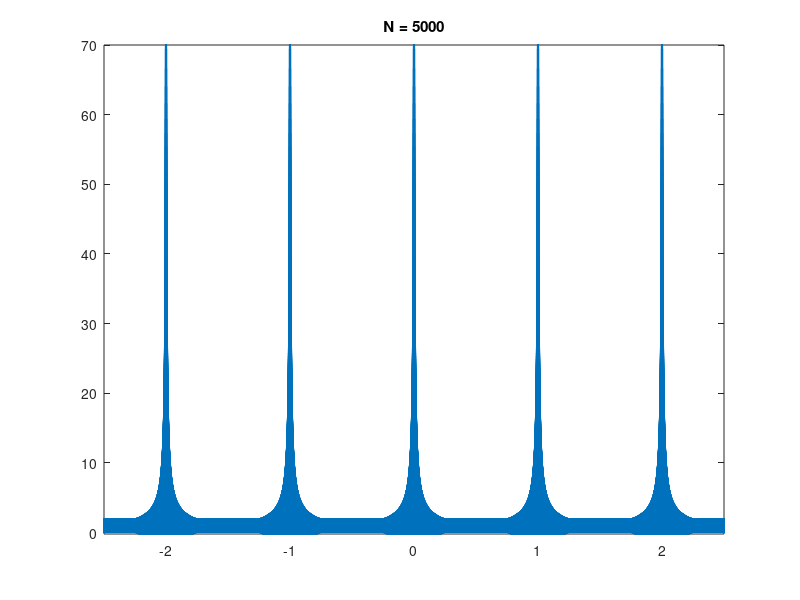

Write the MATLAB code that produced this figure.
clear  all
close all
clc

omega_0 = 2*pi;
T = 2*pi/omega_0;
T_max = 2.5*T;
t = -T_max:0.00005:T_max;

valores_N = [1:30 1000 2000 3000 4000 5000]; 
N = max(valores_N);
% x = ones(size(t))*2*T1/T;
% plot(t,(1/2)*square(2*pi*t+pi/2)+1/2)
% hold on
x = (1/T)*2*cos(0*omega_0*t);
plot(t,x), title(sprintf('N=%i',0))
axis([-T_max T_max -0.2 70])%, axis equal
pause%(1)

for k = 1:N
    x = x + (1/T)*2*cos(k*omega_0*t);
    if sum(valores_N == k)
        plot(t,x), title(sprintf('N = %i',k))
        axis([-T_max T_max -0.2 70])%, axis equal
        pause%(1)
    end
end
